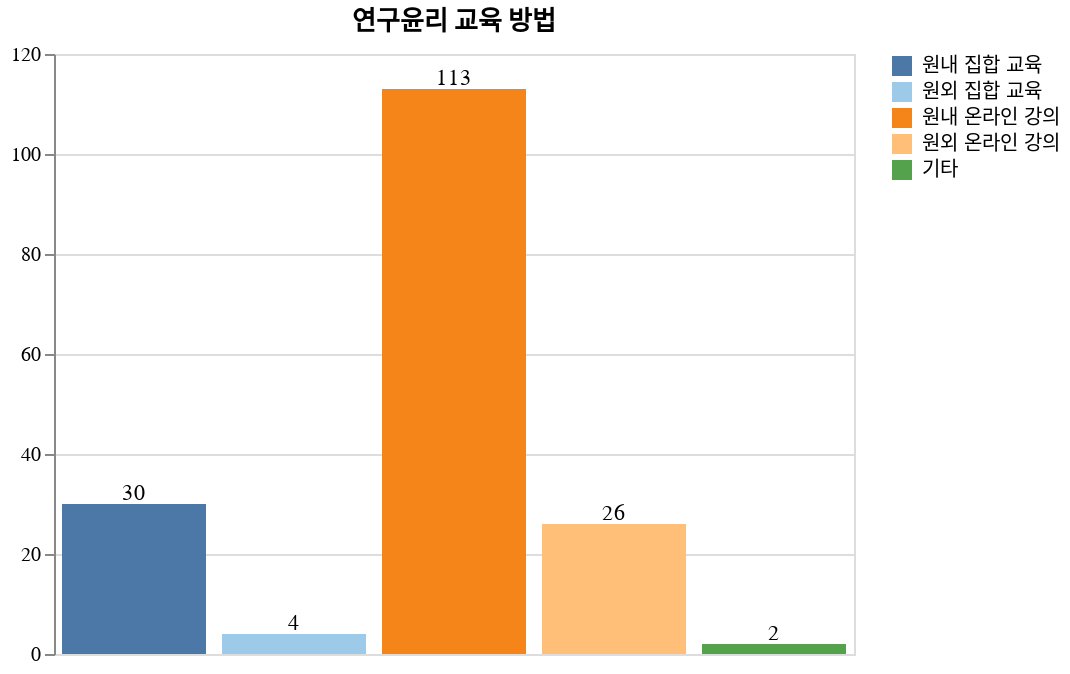

Write notebook code for a chart like this one.
### Code cell
# 
# 나. 연구윤리 교육 방법
# 

map = ["원내 집합 교육", "원외 집합 교육", "원내 온라인 강의", "원외 온라인 강의", "기타"]

method = df.select([
    pl.col("Q7_1").value_counts().sort().struct[1].alias(map[0]),
    pl.col("Q7_2").value_counts().sort().struct[1].alias(map[1]),
    pl.col("Q7_3").value_counts().sort().struct[1].alias(map[2]),
    pl.col("Q7_4").value_counts().sort().struct[1].alias(map[3]),
    pl.col("Q7_5").value_counts().sort().struct[1].alias(map[4]),
])[1]

method.write_csv("figure/3/나_연구윤리_교육_방법.csv")
pct = method.with_columns(
    pl.col(map[0]) / (pl.col(map[0]) + pl.col(map[1]) + pl.col(map[2]) + pl.col(map[3]) + pl.col(map[4])).alias(map[0]),
    pl.col(map[1]) / (pl.col(map[0]) + pl.col(map[1]) + pl.col(map[2]) + pl.col(map[3]) + pl.col(map[4])).alias(map[1]),
    pl.col(map[2]) / (pl.col(map[0]) + pl.col(map[1]) + pl.col(map[2]) + pl.col(map[3]) + pl.col(map[4])).alias(map[2]),
    pl.col(map[3]) / (pl.col(map[0]) + pl.col(map[1]) + pl.col(map[2]) + pl.col(map[3]) + pl.col(map[4])).alias(map[3]),
    pl.col(map[4]) / (pl.col(map[0]) + pl.col(map[1]) + pl.col(map[2]) + pl.col(map[3]) + pl.col(map[4])).alias(map[4]),
)
print(pct)

bar = draw_bar_plot(method.transpose(include_header=True), "column", "column_0", "연구윤리 교육 방법", map)
bar.save("figure/3/나_연구윤리_교육_방법.png")
bar.show()

### Figure 1 — Vega-Lite specification as saved in the notebook (floating-point values rounded to 4 significant figures)
{"config": {"view": {"continuousWidth": 300, "continuousHeight": 300}}, "layer": [{"mark": {"type": "bar"}, "encoding": {"color": {"field": "column", "scale": {"scheme": "tableau20"}, "sort": ["원내 집합 교육", "원외 집합 교육", "원내 온라인 강의", "원외 온라인 강의", "기타"], "title": null, "type": "nominal"}, "tooltip": [], "x": {"axis": null, "field": "column", "sort": ["원내 집합 교육", "원외 집합 교육", "원내 온라인 강의", "원외 온라인 강의", "기타"], "title": null, "type": "nominal"}, "y": {"field": "column_0", "title": null, "type": "quantitative"}}, "name": "view_6", "title": "연구윤리 교육 방법"}, {"mark": {"type": "text", "align": "center", "baseline": "bottom"}, "encoding": {"color": {"value": "black"}, "text": {"field": "column_0", "type": "quantitative"}, "tooltip": [], "x": {"field": "column", "sort": ["원내 집합 교육", "원외 집합 교육", "원내 온라인 강의", "원외 온라인 강의", "기타"], "type": "nominal"}, "y": {"field": "column_0", "type": "quantitative"}}, "title": "연구윤리 교육 방법"}], "data": {"name": "data-f5fa5d9488936531d076727f199cb20c"}, "params": [{"name": "param_6", "select": {"type": "interval", "encodings": ["x", "y"]}, "bind": "scales", "views": ["view_6"]}], "width": 400, "$schema": "https://vega.github.io/schema/vega-lite/v5.20.1.json", "datasets": {"data-f5fa5d9488936531d076727f199cb20c": [{"column": "원내 집합 교육", "column_0": 30}, {"column": "원외 집합 교육", "column_0": 4}, {"column": "원내 온라인 강의", "column_0": 113}, {"column": "원외 온라인 강의", "column_0": 26}, {"column": "기타", "column_0": 2}]}}
